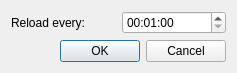
<?xml version="1.0" encoding="UTF-8"?>
<ui version="4.0">
 <class>ReloadIntervalSelector</class>
 <widget class="QDialog" name="ReloadIntervalSelector">
  <property name="geometry">
   <rect>
    <x>0</x>
    <y>0</y>
    <width>237</width>
    <height>69</height>
   </rect>
  </property>
  <property name="windowTitle">
   <string>Select reload interval</string>
  </property>
  <layout class="QVBoxLayout" name="verticalLayout">
   <item>
    <layout class="QHBoxLayout" name="horizontalLayout">
     <item>
      <widget class="QLabel" name="label">
       <property name="text">
        <string>Reload every:</string>
       </property>
      </widget>
     </item>
     <item>
      <widget class="QTimeEdit" name="Interval_">
       <property name="displayFormat">
        <string>hh:mm:ss</string>
       </property>
       <property name="time">
        <time>
         <hour>0</hour>
         <minute>1</minute>
         <second>0</second>
        </time>
       </property>
      </widget>
     </item>
    </layout>
   </item>
   <item>
    <spacer name="verticalSpacer">
     <property name="orientation">
      <enum>Qt::Vertical</enum>
     </property>
     <property name="sizeHint" stdset="0">
      <size>
       <width>20</width>
       <height>40</height>
      </size>
     </property>
    </spacer>
   </item>
   <item>
    <widget class="QDialogButtonBox" name="buttonBox">
     <property name="orientation">
      <enum>Qt::Horizontal</enum>
     </property>
     <property name="standardButtons">
      <set>QDialogButtonBox::Cancel|QDialogButtonBox::Ok</set>
     </property>
    </widget>
   </item>
  </layout>
 </widget>
 <resources/>
 <connections>
  <connection>
   <sender>buttonBox</sender>
   <signal>accepted()</signal>
   <receiver>ReloadIntervalSelector</receiver>
   <slot>accept()</slot>
   <hints>
    <hint type="sourcelabel">
     <x>248</x>
     <y>254</y>
    </hint>
    <hint type="destinationlabel">
     <x>157</x>
     <y>274</y>
    </hint>
   </hints>
  </connection>
  <connection>
   <sender>buttonBox</sender>
   <signal>rejected()</signal>
   <receiver>ReloadIntervalSelector</receiver>
   <slot>reject()</slot>
   <hints>
    <hint type="sourcelabel">
     <x>316</x>
     <y>260</y>
    </hint>
    <hint type="destinationlabel">
     <x>286</x>
     <y>274</y>
    </hint>
   </hints>
  </connection>
 </connections>
</ui>
